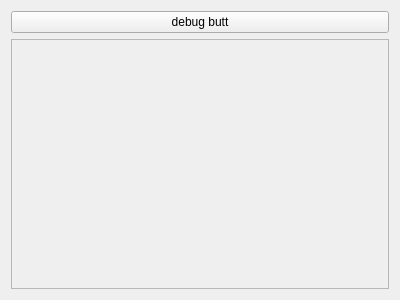
<?xml version="1.0" encoding="UTF-8"?>
<ui version="4.0">
 <class>ProofTreeOverview</class>
 <widget class="QWidget" name="ProofTreeOverview">
  <property name="geometry">
   <rect>
    <x>0</x>
    <y>0</y>
    <width>400</width>
    <height>300</height>
   </rect>
  </property>
  <property name="windowTitle">
   <string>Form</string>
  </property>
  <layout class="QVBoxLayout" name="verticalLayout_2">
   <item>
    <widget class="QPushButton" name="pushButton">
     <property name="text">
      <string>debug butt</string>
     </property>
    </widget>
   </item>
   <item>
    <widget class="QScrollArea" name="scrollArea">
     <property name="widgetResizable">
      <bool>true</bool>
     </property>
     <widget class="QWidget" name="scrollAreaWidgetContents">
      <property name="geometry">
       <rect>
        <x>0</x>
        <y>0</y>
        <width>376</width>
        <height>244</height>
       </rect>
      </property>
     </widget>
    </widget>
   </item>
  </layout>
 </widget>
 <resources/>
 <connections/>
</ui>
